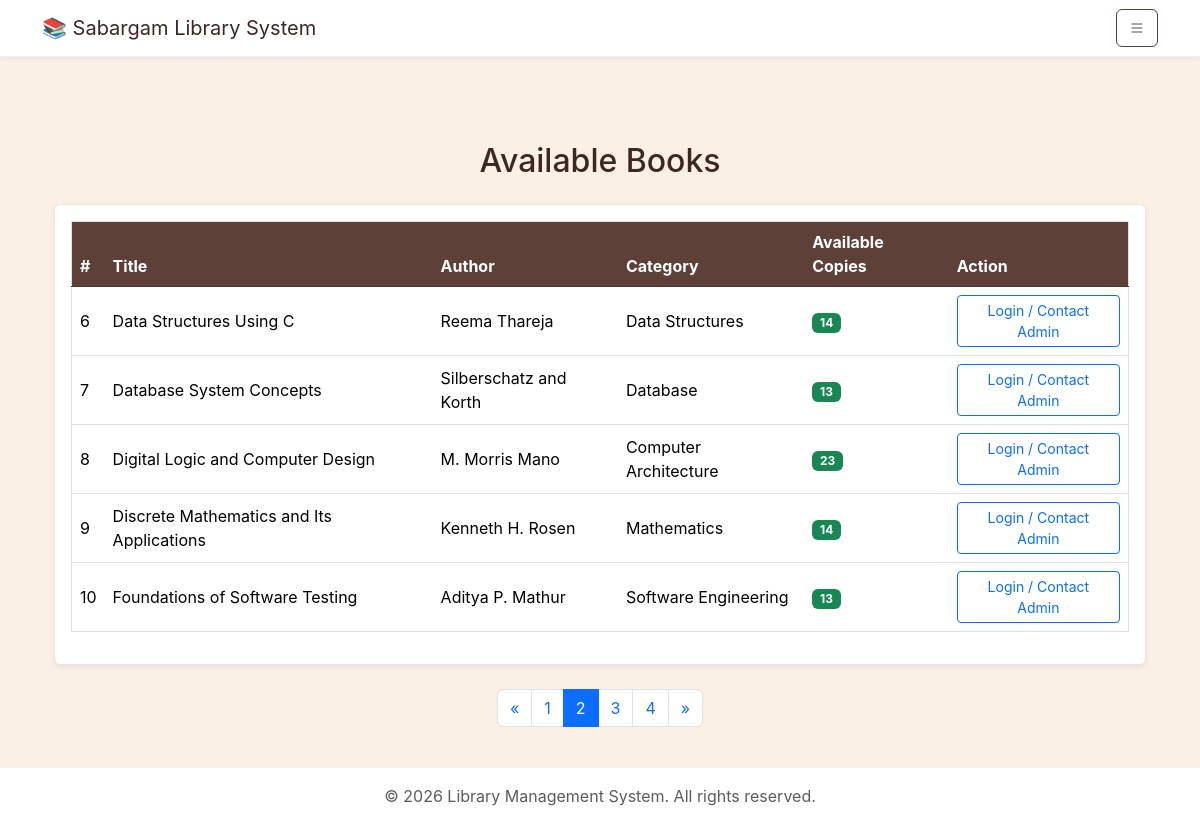
Page /view-books.php?page=2 on the committed database.
### tables this page shows
CREATE TABLE `books` (
  `id` int(11) NOT NULL,
  `title` varchar(255) NOT NULL,
  `author` varchar(100) NOT NULL,
  `isbn` varchar(30) NOT NULL,
  `category` varchar(100) DEFAULT NULL,
  `copies` int(11) DEFAULT 1 CHECK (`copies` >= 0),
  `added_on` timestamp NOT NULL DEFAULT current_timestamp()
);

### public/view-books.php (the view, shortened to what this page needs)
<?php
require_once('../includes/db_connect.php');
require_once('../includes/header.php');
$limit = 5;
$page = isset($_GET['page']) && is_numeric($_GET['page']) ? (int)$_GET['page'] : 1;
$total_result = $conn->query("SELECT COUNT(*) AS total FROM books WHERE copies > 0");
$total_rows = $total_result->fetch_assoc()['total'];
$total_pages = ceil($total_rows / $limit);
$offset = ($page - 1) * $limit;
$sql = "SELECT id, title, author, isbn, category, copies FROM books WHERE copies > 0 ORDER BY title ASC LIMIT ? OFFSET ?";
$stmt = $conn->prepare($sql);
$stmt->bind_param("ii", $limit, $offset);
$stmt->execute();
$result = $stmt->get_result();
?>
<div class="container mt-5">
    <h2 class="mb-4 text-center">Available Books</h2>
    <div class="card shadow-sm">
        <div class="card-body">
            <div class="table-responsive">
                <table class="table table-hover align-middle">
                    <thead class="table-dark">
                        <tr>
                            <th scope="col">#</th>
                            <th scope="col">Title</th>
                            <th scope="col">Author</th>
                            <th scope="col">Category</th>
                            <th scope="col">Available Copies</th>
                            <th scope="col">Action</th>
                        </tr>
                    </thead>
                    <tbody>
                        <?php if ($result && $result->num_rows > 0): ?>
                            <?php $i = $offset + 1; while ($book = $result->fetch_assoc()): ?>
                                <tr>
                                    <td><?php echo $i++; ?></td>
                                    <td><?php echo htmlspecialchars($book['title']); ?></td>
                                    <td><?php echo htmlspecialchars($book['author']); ?></td>
                                    <td><?php echo htmlspecialchars($book['category']); ?></td>
                                    <td>
                                        <span class="badge bg-success"><?php echo htmlspecialchars($book['copies']); ?></span>
                                    </td>
                                    <td>
                                        <?php if (isset($_SESSION['student_id'])): ?>
                                            <span class="text-muted">Contact Admin to Issue</span>
                                        <?php else: ?>
                                            <a href="login.php" class="btn btn-sm btn-outline-primary">Login / Contact Admin</a>
                                        <?php endif; ?>
                                    </td>
                                </tr>
                            <?php endwhile; ?>
                        <?php else: ?>
                            <tr>
                                <td colspan="6" class="text-center text-muted py-4">No books are currently available.</td>
                            </tr>
                        <?php endif; ?>
                    </tbody>
                </table>
            </div>
        </div>
    </div>
    <?php if ($total_pages > 1): ?>
        <nav aria-label="Page navigation" class="mt-4">
            <ul class="pagination justify-content-center">
                <li class="page-item <?php echo ($page <= 1) ? 'disabled' : ''; ?>">
                    <a class="page-link" href="?page=<?php echo $page - 1; ?>" aria-label="Previous">
                        <span aria-hidden="true">&laquo;</span>
                    </a>
                </li>
                <?php
                $start = max(1, $page - 2);
                $end = min($total_pages, $page + 2);
                for ($i_link = $start; $i_link <= $end; $i_link++) {
                    echo '<li class="page-item ' . (($i_link == $page) ? 'active' : '') . '"><a class="page-link" href="?page=' . $i_link . '">' . $i_link . '</a></li>';
                }
                ?>
                <li class="page-item <?php echo ($page >= $total_pages) ? 'disabled' : ''; ?>">
                    <a class="page-link" href="?page=<?php echo $page + 1; ?>" aria-label="Next">
                        <span aria-hidden="true">&raquo;</span>
                    </a>
                </li>
            </ul>
        </nav>
    <?php endif; ?>
    </div>
<?php require_once('../includes/footer.php'); ?>

### assets/css/style.css (style rules this page uses)
:root { --bg-color: #FAF0E6; --text-color: #3E2723; --card-bg: #ffffff; --card-border: #e9e5e3; --navbar-bg: #ffffff; --navbar-border: #f0f0f0; --navbar-text: #3E2723; --primary-color: #5D4037; --primary-hover: #4E342E; --form-bg: #ffffff; --form-border: #ced4da; --offcanvas-bg: #ffffff; --offcanvas-border: #dee2e6; --hover-bg: #f5efe9; }
body { font-family: 'Inter', sans-serif; background-color: var(--bg-color); color: var(--text-color); padding-top: 70px; transition: background-color 0.2s, color 0.2s; }
.card, table { background-color: var(--card-bg); border: 1px solid var(--card-border); color: var(--text-color); }
thead.table-dark th { background-color: var(--primary-color); border-color: var(--primary-hover) !important; color: #ffffff; }
body { display: flex; flex-direction: column; min-height: 100vh; }

### rows in the picture
books: title "Data Structures Using C", author "Reema Thareja", category "Data Structures", copies "14"
books: title "Database System Concepts", author "Silberschatz and Korth", category "Database", copies "13"
books: title "Digital Logic and Computer Design", author "M. Morris Mano", category "Computer Architecture", copies "23"
books: title "Discrete Mathematics and Its Applications", author "Kenneth H. Rosen", category "Mathematics", copies "14"
books: title "Foundations of Software Testing", author "Aditya P. Mathur", category "Software Engineering", copies "13"
